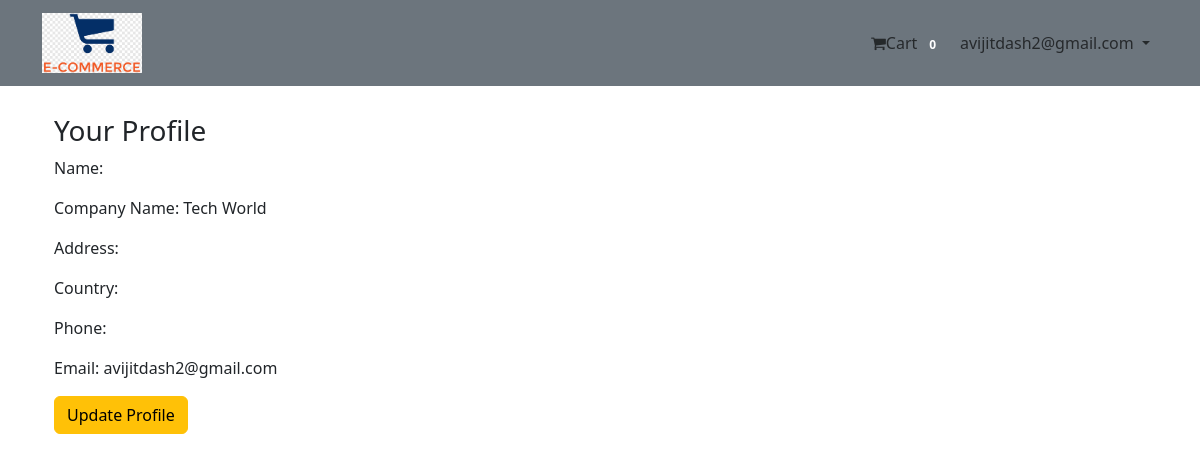
/account/profile/ (signed in), run on the app's committed database.
### account/models.py (models this page shows, shortened)
class User(AbstractBaseUser , PermissionsMixin):
    email = models.EmailField(unique=True, null=False)
    is_staff = models.BooleanField(
        gettext_lazy('stuff status'),
        default = False,
        help_text = gettext_lazy('Designates whether the user should be treated as active. Unselect this instead of deleting accounts.')
    )
    is_active = models.BooleanField(
        gettext_lazy('active'),
        default = True,
        help_text = gettext_lazy('Designates whether the user can log in this site.')
    )
    USERNAME_FIELD = 'email'
    objects = MyUserManager()

class Vendor(models.Model):
    user = models.OneToOneField(
        User, on_delete=models.CASCADE, related_name='vendor_profile')
    company_name = models.CharField(max_length=30)
    address = models.CharField(max_length=255)

### order/models.py (models this page shows, shortened)
class Order(models.Model):
    Processing = 'Processing'
    Delivered = 'Delivered'
    status_choices = [
        (Processing, 'Processing'),
        (Delivered, 'Delivered')
    ]
    coupon = models.ForeignKey(
        Coupon, on_delete=models.CASCADE, null=True, blank=True, related_name='cart_coupon')
    orderitems = models.ManyToManyField(Cart)
    user = models.ForeignKey(settings.AUTH_USER_MODEL, on_delete=models.CASCADE)
    ordered = models.BooleanField(default=False)
    created = models.DateTimeField(auto_now_add=True)
    paymentId = models.CharField(max_length=264, blank=True, null=True)
    orderId = models.CharField(max_length=255,blank=True, null=True)
    status = models.CharField(
        max_length=10, choices=status_choices, default=Processing)

### account/views.py (the view)
# urls.py: path('profile/',views.user_profile, name='profile'),
@login_required
def user_profile(request):
    return render(request,'account/profile.html',)

### order/templatetags/cart_tag.py (called while the page is built)
@register.filter
def cart_total(user):
    order = Order.objects.filter(user=user, ordered=False)
    if order.exists():
        return order[0].orderitems.count()
    else:
        return 0

### templates/account/profile.html (shortened to what this page needs)
{% extends "base.html" %}
{% load crispy_forms_tags %}
{% block content %}
<h3> Your Profile</h3>
<p>Name: {{ user.profile.full_name }}</p>
{% if user.vendor_profile %}
    <p>Company Name: {{ user.vendor_profile.company_name }}</p>
{% endif %}
<p>Address: {{ user.profile.address }}</p>
<p>Country: {{ user.profile.country }}</p>
<p>Phone: {{ user.profile.phone }}</p>
<p>Email: {{ user.email }}</p>
<a href="{% url 'update_profile' %}" class="btn btn-warning">Update Profile</a>
{% endblock content %}

### templates/navbar.html (shortened to what this page needs)
{% load cart_tag %}
<nav class="navbar navbar-expand-lg bg-secondary">
    <div class="container">
        <a class="navbar-brand" href="{% url 'home' %}"><img class="logo" src="/static/logo/logo.png" alt=""></a>
        <div class="collapse navbar-collapse" id="navbarNav">
            <ul class="navbar-nav ms-auto">
                {% if request.user.is_authenticated %}
                <li class="nav-item">
                    <a href="{% url 'cart' %}" class="nav-link">
                        <i class="fa fa-shopping-cart"></i>Cart
                        <span class="badge badge-light"> {{ request.user|cart_total }}</span>
                    </a>
                </li>
                <li class="nav-item dropdown">
                    {% if user.profile.full_name %}
                    <a class="nav-link dropdown-toggle" href="#" role="button" data-bs-toggle="dropdown"
                        aria-expanded="false">
                        {{user.profile.full_name}}
                    </a>
                    {% else %}
                    <a class="nav-link dropdown-toggle" href="#" role="button" data-bs-toggle="dropdown"
                        aria-expanded="false">
                        {{user.email}}
                    </a>
                    {% endif %}
                </li>
                {% else %}
                <li class="nav-item">
                    <a href="{% url 'login' %}" class="btn btn-primary"> Sign Up / Log In </a>
                </li>
                {% endif %}
            </ul>
        </div>
    </div>
</nav>

### static/css/main.css (style rules this page uses)
* { margin: 0; padding: 0; box-sizing: border-box; }
.logo { height: 60px; width: 100px; }

### data on the page
User: user|cart_total "0", email "avijitdash2@gmail.com", vendor_profile.company_name "Tech World"
